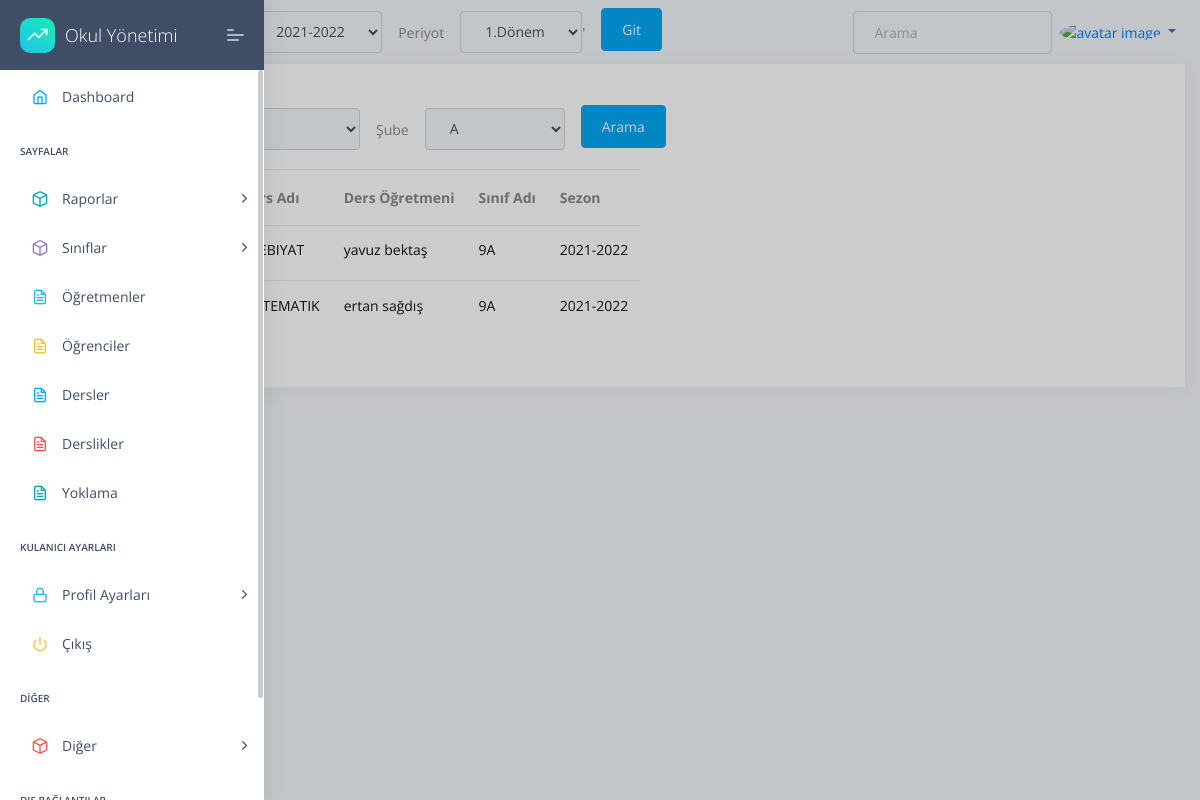
Before: /lessons/lessons/list/ with the older database file.
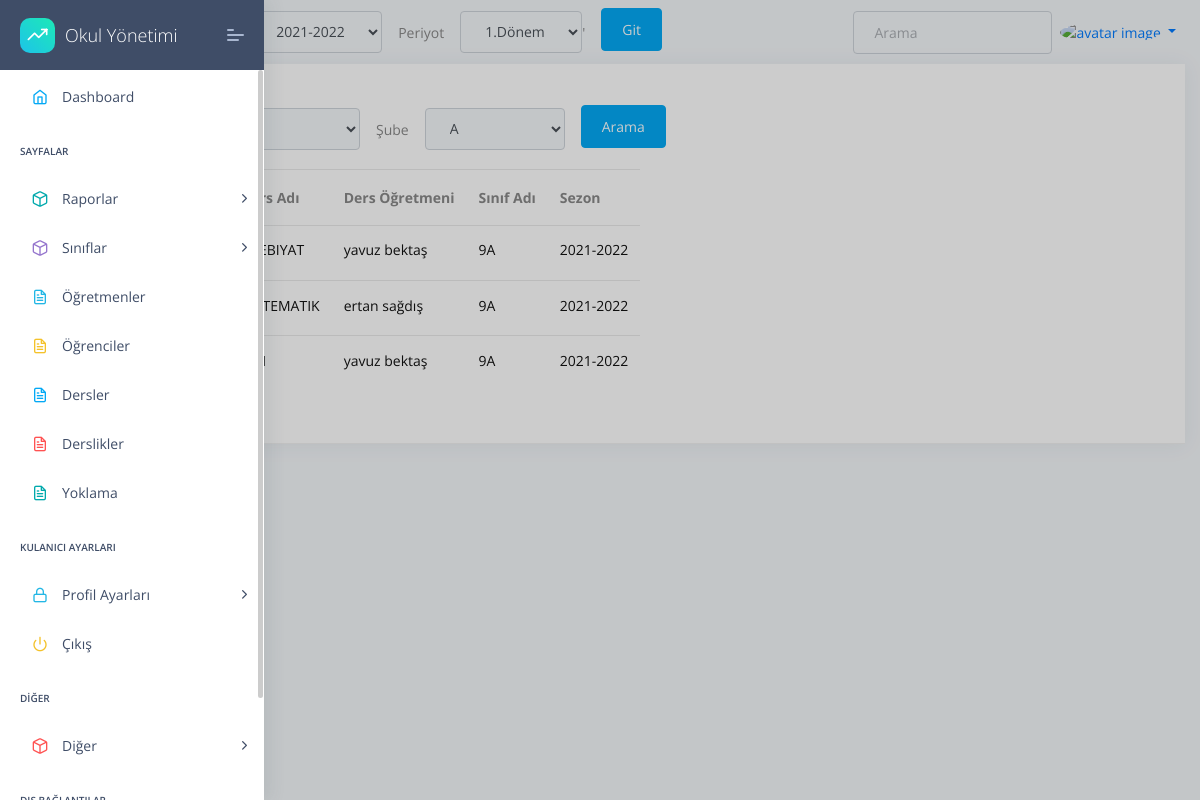
After: the same page with the newer database file.
### apps/lessons/models.py (models this page shows, shortened)
class LessonClassList(models.Model):
    className= models.ForeignKey(StudentList,unique=False, related_name='lesson_classname', on_delete=models.CASCADE)
    lesson=models.ForeignKey(Lesson, related_name='lesson_lesson', on_delete=models.CASCADE)
    teacher=models.ForeignKey(Profil,blank=True, related_name='lesson_profil', on_delete=models.CASCADE)
    def __str__(self):
      return str(self.className)

class Lesson(models.Model):
    name=models.CharField(max_length=30)
    code=models.CharField(max_length=5)

### apps/home/models.py (models this page shows, shortened)
class Profil(models.Model):
    user=models.OneToOneField(User,on_delete=models.CASCADE,related_name="user")
    TC=models.CharField(max_length=11,unique=True,validators=[validateEven],blank=True,null=True)# regex eklenecek, validasyon yapilacak
    image=models.ImageField(upload_to="images/ogretmenler/",blank=True,null=True,default='images/person.png')
    job=models.ForeignKey(JobsTable,on_delete=models.CASCADE,unique=False,blank=True,null=True)
    phone=models.CharField(validators=[validatePhone], max_length=17, blank=True,default="05",null=True,unique=False) # regex eklenecek, validasyon yapilacak
    adress=models.TextField(max_length=100,unique=False,blank=True,null=True)
    isWorking=models.BooleanField(default=True,unique=False,blank=True,null=True)
    HESCode=models.CharField(max_length=12,unique=True,validators=[validateHesCode],blank=True,null=True)
    birthdate=models.DateField(("Doğum Tarihiniz"), auto_now=False, auto_now_add=False,unique=False,blank=True,null=True)
    sexualChoice=(('Kız','Kız'),
              ('Erkek','Erkek'),
              ('Diger','Diğer'),
    )
    gender=CharField(max_length=10 ,choices=sexualChoice,unique=False,blank=True,null=True)

class Session(models.Model):
    session=models.CharField(max_length=10,default="2021-2022",unique=True)
    active=models.BooleanField(default=False)
    def __str__(self):
      return self.session

### apps/student/models.py (models this page shows)
class StudentList(models.Model):
    className=models.ForeignKey(Classes,on_delete=models.CASCADE)
    session=models.ForeignKey(Session,on_delete=models.CASCADE)
    periods=models.ForeignKey(Period,on_delete=models.CASCADE)
    students=models.ManyToManyField(Student,blank=True)
    mainteacher=models.ForeignKey(Profil,on_delete=models.CASCADE,blank=True,verbose_name="Sınıf Öğretmeni",related_name='teacher')
    class Meta:
        ordering = ('className',"session","periods",)
    def __str__(self):
        return  str(self.session.session)+' '+self.periods.period +' '+str(self.className.level.level)+self.className.className.name

### apps/classes/models.py (models this page shows)
class Classes(models.Model):
    className=models.ForeignKey(ClassNames,on_delete=models.CASCADE,default="")
    level=models.ForeignKey(ClassLevels,on_delete=models.CASCADE)
    def __str__(self):
        return self.level.level+self.className.name

class ClassLevels(models.Model):
    level=models.CharField(default="9",max_length=2,unique=True)
    def __str__(self):
        return self.level

class ClassNames(models.Model):
    name=models.CharField(default="A",max_length=1,unique=True)
    class Meta:
        ordering = ('name',)
    def __str__(self):
        return self.name

### apps/lessons/views.py (the view)
# urls.py: path('lessons/list/', views.LessonClassListList.as_view()  ,name='LessonClassListList'),
class LessonClassListList(ListView):
    model=LessonClassList
    template_name="lesson/lesson-list.html"
    def get_context_data(self, **kwargs):
        context = super().get_context_data(**kwargs)
        context['classLevels']=ClassLevels.objects.all()
        context['sessions']=Session.objects.all()
        context['periods']=Period.objects.all()
        context['classNames']=ClassNames.objects.all()
        return context
    def get_queryset(self):
        queryset = {"lessonClassList": LessonClassList.objects.all()}
        sessionUpdate(self.request)
        session=Session.objects.get(active=True)
        period=Period.objects.get(active=True)
        className = self.request.GET.get("className")
        classLevel = self.request.GET.get("classLevel")
        query={}
        if className!="0" and className!=None:
            query['className__className__className__name__contains']=className
        else:
            query['className__className__className__name__contains']=""
        if classLevel!="0" and classLevel!=None:
            query['className__className__level__level__contains']=classLevel
        else:
            query['className__className__level__level__contains']=""
        query["className__session__session__contains"]=session
        query["className__periods__period__contains"]=period
        queryset = {"lessonClassList": LessonClassList.objects.filter(**query)}
        print(LessonClassList.objects.filter(**query))
        return queryset

### apps/attendance/views.py (called while the page is built)
def sessionUpdate(request):
    if request.GET.get("sessionID"):
        try:
            oldSession = Session.objects.get(active=1)
            oldSession.active=False
            oldSession.save()
        except:
            pass
        newSession=request.GET.get("sessionID")
        print("Yeni sezon : ",newSession)
        newSession = Session.objects.get(session=newSession)
        newSession.active=True
        newSession.save()
    if request.GET.get("periodID"):
        try:
            oldPeriod = Period.objects.get(active=1)
            oldPeriod.active=False
            oldPeriod.save()
        except:
            pass
        newPeriod =request.GET.get("periodID")
        print("Yeni Period  : ",newPeriod )
        newPeriod  = Period.objects.get(period=newPeriod )
        newPeriod.active=True
        newPeriod.save()

### apps/home/models.py (called while the page is built)
    def __str__(self):
      return self.period

### apps/templates/lesson/lesson-list.html (shortened to what this page needs)
{% extends "layouts/base.html" %}
{% block content %}
<div class="col-xl-12 col-md-6">
    <div class="card ">
        <div class="card-header">
            <h5>Derslik Tablosu</h5>
            {% include 'lesson/filter.html' %}
        </div>
        <div class="card-block px-0 py-3 col-md-6">
            <div class="table-responsive">
                <table class="table table-hover">
                    <thead>
                        <tr>
                            <th scope="col">Dersin Kodu</th>
                            <th scope="col">Ders Adı</th>
                            <th scope="col">Ders Öğretmeni</th>
                            <th scope="col">Sınıf Adı</th>
                            <th scope="col">Sezon</th>
                        </tr>
                    </thead>
                    <tbody>
                        {% for studentlist in object_list.lessonClassList %}
                        <tr class="unread">
                            <td title="Ders Kodu">
                                <h6 class="mb-1">{{studentlist.lesson.code}} </h6>
                            </td>
                            <td title="Ders Adı">
                                <h6 class="mb-1">{{studentlist.lesson.name}} </h6>
                            </td>
                            <td title="Öğretmen">
                                <h6 class="mb-1">{{studentlist.teacher.user.first_name}}  {{studentlist.teacher.user.last_name}}</h6>
                            </td>
                            <td title="Sınıf">
                                <h6 class="mb-1">{{studentlist.className.className}} </h6>
                            </td>
                            <td title="Sezon">
                                <h6 class="mb-1">{{studentlist.className.session}} </h6>
                            </td>
                        </tr>
                        {% endfor %}
                    </tbody>
                </table>
            </div>
        </div>
    </div>
</div>
{% endblock content %}

Changed rows visible on the page:
added LessonClassList: teacher.user.first_name "yavuz", teacher.user.last_name "bektaş", className.className "9A", className.session "2021-2022"
